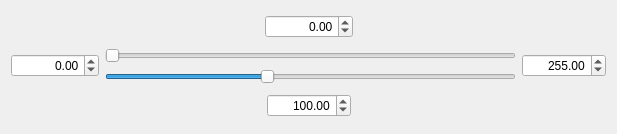
<?xml version="1.0" encoding="UTF-8"?>
<ui version="4.0">
 <class>advancedstretch</class>
 <widget class="QWidget" name="advancedstretch">
  <property name="geometry">
   <rect>
    <x>0</x>
    <y>0</y>
    <width>617</width>
    <height>134</height>
   </rect>
  </property>
  <property name="windowTitle">
   <string>Form</string>
  </property>
  <layout class="QVBoxLayout" name="verticalLayout">
   <item>
    <layout class="QHBoxLayout" name="minStretchLayout">
     <item>
      <spacer name="minLeftSpacer">
       <property name="orientation">
        <enum>Qt::Horizontal</enum>
       </property>
       <property name="sizeHint" stdset="0">
        <size>
         <width>40</width>
         <height>20</height>
        </size>
       </property>
      </spacer>
     </item>
     <item>
      <widget class="QDoubleSpinBox" name="minStretchSpinBox">
       <property name="alignment">
        <set>Qt::AlignRight|Qt::AlignTrailing|Qt::AlignVCenter</set>
       </property>
       <property name="minimum">
        <double>-100000.000000000000000</double>
       </property>
       <property name="maximum">
        <double>100000.000000000000000</double>
       </property>
      </widget>
     </item>
     <item>
      <spacer name="minRightSpacer">
       <property name="orientation">
        <enum>Qt::Horizontal</enum>
       </property>
       <property name="sizeHint" stdset="0">
        <size>
         <width>40</width>
         <height>20</height>
        </size>
       </property>
      </spacer>
     </item>
    </layout>
   </item>
   <item>
    <layout class="QHBoxLayout" name="stretchLayout">
     <item>
      <widget class="QDoubleSpinBox" name="minSpinBox">
       <property name="maximumSize">
        <size>
         <width>100</width>
         <height>16777215</height>
        </size>
       </property>
       <property name="alignment">
        <set>Qt::AlignRight|Qt::AlignTrailing|Qt::AlignVCenter</set>
       </property>
       <property name="minimum">
        <double>-100000.000000000000000</double>
       </property>
       <property name="maximum">
        <double>100000.000000000000000</double>
       </property>
       <property name="value">
        <double>0.000000000000000</double>
       </property>
      </widget>
     </item>
     <item>
      <layout class="QVBoxLayout" name="slidersLayout">
       <item>
        <widget class="QSlider" name="minSlider">
         <property name="maximum">
          <number>255</number>
         </property>
         <property name="value">
          <number>0</number>
         </property>
         <property name="orientation">
          <enum>Qt::Horizontal</enum>
         </property>
        </widget>
       </item>
       <item>
        <widget class="QSlider" name="maxSlider">
         <property name="maximum">
          <number>255</number>
         </property>
         <property name="value">
          <number>100</number>
         </property>
         <property name="orientation">
          <enum>Qt::Horizontal</enum>
         </property>
        </widget>
       </item>
      </layout>
     </item>
     <item>
      <widget class="QDoubleSpinBox" name="maxSpinBox">
       <property name="alignment">
        <set>Qt::AlignRight|Qt::AlignTrailing|Qt::AlignVCenter</set>
       </property>
       <property name="maximum">
        <double>100000.000000000000000</double>
       </property>
       <property name="value">
        <double>255.000000000000000</double>
       </property>
      </widget>
     </item>
    </layout>
   </item>
   <item>
    <layout class="QHBoxLayout" name="maxStretchLayout">
     <item>
      <spacer name="maxLeftSpacer">
       <property name="orientation">
        <enum>Qt::Horizontal</enum>
       </property>
       <property name="sizeHint" stdset="0">
        <size>
         <width>40</width>
         <height>20</height>
        </size>
       </property>
      </spacer>
     </item>
     <item>
      <widget class="QDoubleSpinBox" name="maxStretchSpinBox">
       <property name="alignment">
        <set>Qt::AlignRight|Qt::AlignTrailing|Qt::AlignVCenter</set>
       </property>
       <property name="maximum">
        <double>100000.000000000000000</double>
       </property>
       <property name="value">
        <double>100.000000000000000</double>
       </property>
      </widget>
     </item>
     <item>
      <spacer name="maxRightSpacer">
       <property name="orientation">
        <enum>Qt::Horizontal</enum>
       </property>
       <property name="sizeHint" stdset="0">
        <size>
         <width>40</width>
         <height>20</height>
        </size>
       </property>
      </spacer>
     </item>
    </layout>
   </item>
  </layout>
 </widget>
 <resources/>
 <connections/>
</ui>
